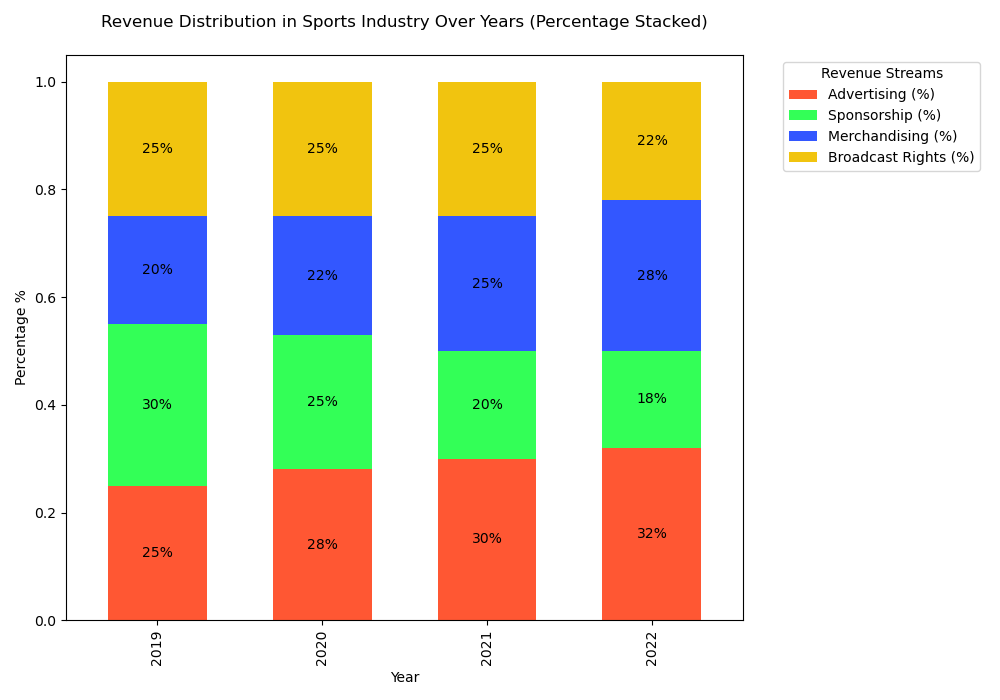

Python code for this plot:

import seaborn as sns
import matplotlib.pyplot as plt
import pandas as pd

# Create a dataframe from the chart data
data = [
    {'Year': 2019, 'Advertising (%)': 25, 'Sponsorship (%)': 30, 'Merchandising (%)': 20, 'Broadcast Rights (%)': 25},
    {'Year': 2020, 'Advertising (%)': 28, 'Sponsorship (%)': 25, 'Merchandising (%)': 22, 'Broadcast Rights (%)': 25},
    {'Year': 2021, 'Advertising (%)': 30, 'Sponsorship (%)': 20, 'Merchandising (%)': 25, 'Broadcast Rights (%)': 25},
    {'Year': 2022, 'Advertising (%)': 32, 'Sponsorship (%)': 18, 'Merchandising (%)': 28, 'Broadcast Rights (%)': 22}
]
df = pd.DataFrame(data)
df.set_index('Year', inplace=True)

# Convert the dataframe to a 100% stacked format
df_percent = df.div(df.sum(axis=1), axis=0)

# Plot the 100% stacked bar chart
ax = df_percent.plot(kind='bar', stacked=True, color=['#FF5733', '#33FF57', '#3357FF', '#F1C40F'], figsize=(10, 7), width=0.6)

# Customizing the plot to make it more informative
plt.title('Revenue Distribution in Sports Industry Over Years (Percentage Stacked)', pad=20)
plt.xlabel('Year')
plt.ylabel('Percentage %')

# Annotate the percentages on top of the bars
for p in ax.patches:
    width = p.get_width()
    height = p.get_height()
    x, y = p.get_xy() 
    if height > 0:
        ax.text(x + width / 2, 
                y + height / 2, 
                '{:.0%}'.format(height), 
                horizontalalignment='center', 
                verticalalignment='center')

# Adjust legend
plt.legend(title='Revenue Streams', bbox_to_anchor=(1.05, 1), loc='upper left')

# Show the plot
plt.tight_layout()
plt.show()
